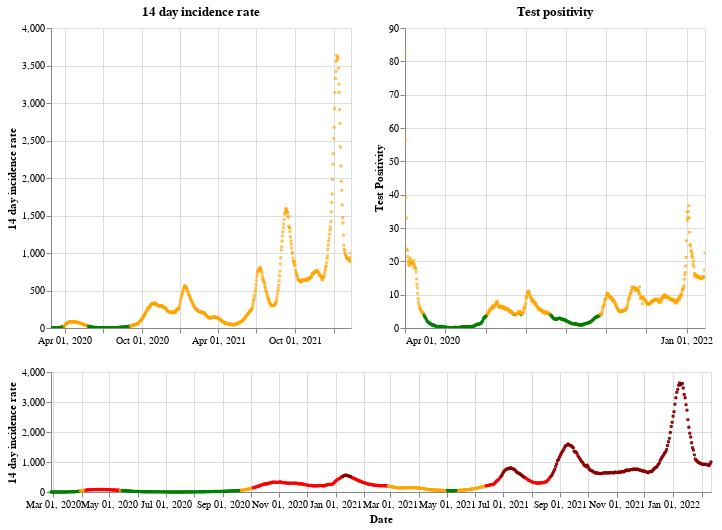

Notebook code cell kept with this figure:
### Markdown cell above
## Scotland

### Code cell
plot_traffic_light('Scotland')

### Figure 1 — Vega-Lite specification as saved in the notebook (floating-point values rounded to 4 significant figures; data arrays with more than 128 entries replaced by an {"elided": "..."} marker saying what was removed)
{"config": {"view": {"continuousWidth": 400, "continuousHeight": 300}}, "vconcat": [{"hconcat": [{"mark": {"type": "point", "size": 2}, "encoding": {"color": {"condition": {"value": "green", "test": "(datum.twoWeeklyCasesRate <= 25)"}, "value": "orange"}, "tooltip": [{"type": "nominal", "field": "areaName"}, {"type": "temporal", "field": "date"}, {"type": "quantitative", "field": "twoWeeklyCasesRate"}, {"type": "quantitative", "field": "testPositivity"}], "x": {"type": "temporal", "axis": {"title": ""}, "field": "date", "scale": {"domain": {"selection": "DateBrush"}}, "timeUnit": "yearmonthdate"}, "y": {"type": "quantitative", "axis": {"title": "14 day incidence rate"}, "field": "twoWeeklyCasesRate"}}, "title": "14 day incidence rate", "width": 300}, {"mark": {"type": "point", "size": 2}, "encoding": {"color": {"condition": {"value": "green", "test": "(datum.testPositivity <= 4)"}, "value": "orange"}, "tooltip": [{"type": "nominal", "field": "areaName"}, {"type": "temporal", "field": "date"}, {"type": "quantitative", "field": "twoWeeklyCasesRate"}, {"type": "quantitative", "field": "testPositivity"}], "x": {"type": "temporal", "axis": {"title": ""}, "field": "date", "scale": {"domain": {"selection": "DateBrush"}}, "timeUnit": "yearmonthdate"}, "y": {"type": "quantitative", "axis": {"title": "Test Positivity"}, "field": "testPositivity"}}, "title": "Test positivity", "width": 300}]}, {"layer": [{"mark": {"type": "point", "size": 2}, "encoding": {"color": {"condition": {"value": "orange", "test": "(((datum.testPositivity < 4) && (datum.twoWeeklyCasesRate >= 50)) && (datum.twoWeeklyCasesRate < 200))"}, "value": "red"}, "opacity": {"condition": {"value": 1, "test": "((datum.twoWeeklyCasesRate >= 50) && (datum.twoWeeklyCasesRate < 500))"}, "value": 0}, "tooltip": [{"type": "nominal", "field": "areaName"}, {"type": "temporal", "field": "date"}, {"type": "quantitative", "field": "twoWeeklyCasesRate"}, {"type": "quantitative", "field": "testPositivity"}], "x": {"type": "temporal", "axis": {"title": "Date"}, "field": "date", "timeUnit": "yearmonthdate"}, "y": {"type": "quantitative", "axis": {"title": "14 day incidence rate"}, "field": "twoWeeklyCasesRate"}}, "selection": {"DateBrush": {"type": "interval", "encodings": ["x"], "fields": ["Time"]}}}, {"mark": {"type": "point", "size": 2}, "encoding": {"color": {"value": "darkred"}, "opacity": {"condition": {"value": 1, "test": "(datum.twoWeeklyCasesRate >= 500)"}, "value": 0}, "tooltip": [{"type": "nominal", "field": "areaName"}, {"type": "temporal", "field": "date"}, {"type": "quantitative", "field": "twoWeeklyCasesRate"}, {"type": "quantitative", "field": "testPositivity"}], "x": {"type": "temporal", "axis": {"title": "Date"}, "field": "date", "timeUnit": "yearmonthdate"}, "y": {"type": "quantitative", "axis": {"title": "14 day incidence rate"}, "field": "twoWeeklyCasesRate"}}}, {"mark": {"type": "point", "size": 2}, "encoding": {"color": {"condition": {"value": "green", "test": "((datum.testPositivity < 4) && (datum.twoWeeklyCasesRate < 50))"}, "value": "orange"}, "opacity": {"condition": {"value": 1, "test": "(datum.twoWeeklyCasesRate < 50)"}, "value": 0}, "tooltip": [{"type": "nominal", "field": "areaName"}, {"type": "temporal", "field": "date"}, {"type": "quantitative", "field": "twoWeeklyCasesRate"}, {"type": "quantitative", "field": "testPositivity"}], "x": {"type": "temporal", "axis": {"title": "Date"}, "field": "date", "timeUnit": "yearmonthdate"}, "y": {"type": "quantitative", "axis": {"title": "14 day incidence rate"}, "field": "twoWeeklyCasesRate"}}}], "height": 120, "width": 660}], "data": {"name": "data-20919140fb7588127f47f13ec0c06ca9"}, "$schema": "https://vega.github.io/schema/vega-lite/v4.8.1.json", "datasets": {"data-20919140fb7588127f47f13ec0c06ca9": {"elided": "715 records"}}}
